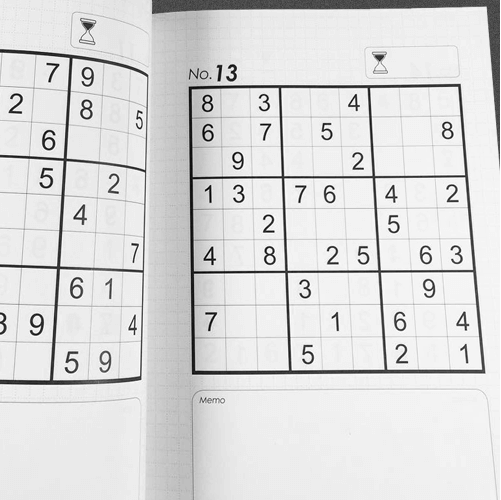
#> input picture cap05/sudoku.jpeg, 501 x 500 px
$ python ex22.py
#> lines starting #> are read from the running program, lines starting #| are printed output that depends on the picture
#pagina 94
import cv2
import numpy as np

imagemOriginal = cv2.imread("sudoku.jpeg")
#> imagemOriginal is the input picture: shape (500, 501, 3); min 1, max 255, mean 219.1

pontosIniciais = np.float32([[189,87], [459,84], [192,373], [484,372]])
pontosFinais = np.float32([[0,0],[500,0],[0,500],[500,500]])

matriz = cv2.getPerspectiveTransform(pontosIniciais,pontosFinais)
imagemModificada = cv2.warpPerspective(imagemOriginal,matriz,(500,500))
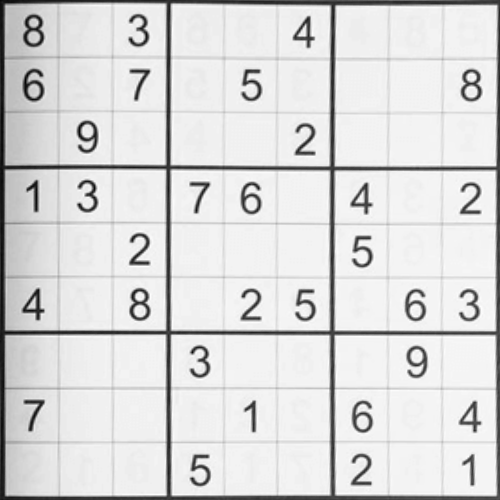
#> imagemModificada: shape (500, 500, 3); min 1, max 255, mean 217.8

cv2.imshow("ImagemOriginal", imagemOriginal)
cv2.imshow("ImagemModificada", imagemModificada)

cv2.waitKey(0)
cv2.destroyAllWindows()
